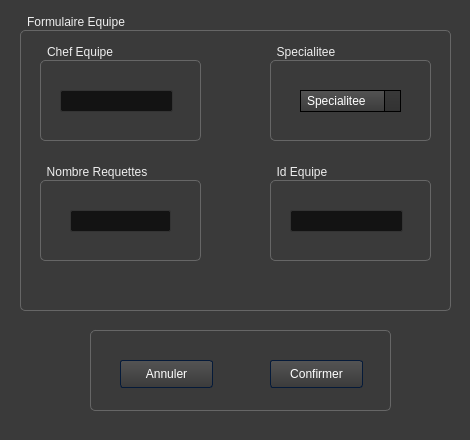
<?xml version="1.0" encoding="UTF-8"?>
<ui version="4.0">
 <class>WidMod2</class>
 <widget class="QDialog" name="WidMod2">
  <property name="geometry">
   <rect>
    <x>0</x>
    <y>0</y>
    <width>470</width>
    <height>440</height>
   </rect>
  </property>
  <property name="windowTitle">
   <string>Dialog</string>
  </property>
  <property name="styleSheet">
   <string notr="true">/*-----QWidget-----*/
QWidget
{
        background-color: #3a3a3a;
        color: #fff;
        selection-background-color: #b78620;
        selection-color: #000;

}


/*-----QLabel-----*/
QLabel
{
        background-color: transparent;
        color: #fff;

}


/*-----QMenuBar-----*/
QMenuBar
{
        background-color: qlineargradient(spread:repeat, x1:1, y1:0, x2:1, y2:1, stop:0 rgba(57, 57, 57, 255),stop:1 rgba(50, 50, 50, 255));
        border: 1px solid #000;
        color: #fff;

}


QMenuBar::item
{
        background-color: transparent;

}


QMenuBar::item:selected
{
        background-color: rgba(183, 134, 32, 20%);
        border: 1px solid #b78620;
        color: #fff;

}


QMenuBar::item:pressed
{
        background-color: rgb(183, 134, 32);
        border: 1px solid #b78620;
        color: #fff;

}


/*-----QMenu-----*/
QMenu
{
    background-color: qlineargradient(spread:repeat, x1:1, y1:0, x2:1, y2:1, stop:0 rgba(57, 57, 57, 255),stop:1 rgba(50, 50, 50, 255));
    border: 1px solid #222;
    padding: 4px;
        color: #fff;

}


QMenu::item
{
    background-color: transparent;
    padding: 2px 20px 2px 20px;

}


QMenu::separator
{
        background-color: rgb(183, 134, 32);
        height: 1px;

}


QMenu::item:disabled
{
    color: #555;
    background-color: transparent;
    padding: 2px 20px 2px 20px;

}


QMenu::item:selected
{
        background-color: rgba(183, 134, 32, 20%);
        border: 1px solid #b78620;
        color: #fff;

}


/*-----QToolBar-----*/
QToolBar
{
        background-color: qlineargradient(spread:repeat, x1:1, y1:0, x2:1, y2:1, stop:0 rgba(69, 69, 69, 255),stop:1 rgba(58, 58, 58, 255));
        border-top: none;
        border-bottom: 1px solid #4f4f4f;
        border-left: 1px solid #4f4f4f;
        border-right: 1px solid #4f4f4f;

}


QToolBar::separator
{
        background-color: #2e2e2e;
        width: 1px;

}


/*-----QToolButton-----*/
QToolButton
{
        background-color: transparent;
        color: #fff;
        padding: 5px;
        padding-left: 8px;
        padding-right: 8px;
        margin-left: 1px;
}


QToolButton:hover
{
        background-color: rgba(183, 134, 32, 20%);
        border: 1px solid #b78620;
        color: #fff;

}


QToolButton:pressed
{
        background-color: qlineargradient(spread:repeat, x1:1, y1:0, x2:1, y2:1, stop:0 rgba(57, 57, 57, 255),stop:1 rgba(50, 50, 50, 255));
        border: 1px solid #b78620;

}


QToolButton:checked
{
        background-color: qlineargradient(spread:repeat, x1:1, y1:0, x2:1, y2:1, stop:0 rgba(57, 57, 57, 255),stop:1 rgba(50, 50, 50, 255));
        border: 1px solid #222;
}


/*-----QPushButton-----*/
QPushButton
{
        background-color: qlineargradient(spread:repeat, x1:1, y1:0, x2:1, y2:1, stop:0 rgba(84, 84, 84, 255),stop:1 rgba(59, 59, 59, 255));
        color: #ffffff;
        min-width: 80px;
        border-style: solid;
        border-width: 1px;
        border-radius: 3px;
        border-color: #051a39;
        padding: 5px;

}


QPushButton::flat
{
        background-color: transparent;
        border: none;
        color: #fff;

}


QPushButton::disabled
{
        background-color: #404040;
        color: #656565;
        border-color: #051a39;

}


QPushButton::hover
{
        background-color: rgba(183, 134, 32, 20%);
        border: 1px solid #b78620;

}


QPushButton::pressed
{
        background-color: qlineargradient(spread:repeat, x1:1, y1:0, x2:1, y2:1, stop:0 rgba(74, 74, 74, 255),stop:1 rgba(49, 49, 49, 255));
        border: 1px solid #b78620;

}


QPushButton::checked
{
        background-color: qlineargradient(spread:repeat, x1:1, y1:0, x2:1, y2:1, stop:0 rgba(74, 74, 74, 255),stop:1 rgba(49, 49, 49, 255));
        border: 1px solid #222;

}


/*-----QLineEdit-----*/
QLineEdit
{
        background-color: #131313;
        color : #eee;
        border: 1px solid #343434;
        border-radius: 2px;
        padding: 3px;
        padding-left: 5px;

}


/*-----QPlainTExtEdit-----*/
QPlainTextEdit
{
        background-color: #131313;
        color : #eee;
        border: 1px solid #343434;
        border-radius: 2px;
        padding: 3px;
        padding-left: 5px;

}


/*-----QTabBar-----*/
QTabBar::tab
{
        background-color: qlineargradient(spread:repeat, x1:1, y1:0, x2:1, y2:1, stop:0 rgba(84, 84, 84, 255),stop:1 rgba(59, 59, 59, 255));
        color: #ffffff;
        border-style: solid;
        border-width: 1px;
        border-color: #666;
        border-bottom: none;
        padding: 5px;
        padding-left: 15px;
        padding-right: 15px;

}


QTabWidget::pane
{
        background-color: red;
        border: 1px solid #666;
        top: 1px;

}


QTabBar::tab:last
{
        margin-right: 0;

}


QTabBar::tab:first:!selected
{
        background-color: #0c0c0d;
        margin-left: 0px;

}


QTabBar::tab:!selected
{
        color: #b1b1b1;
        border-bottom-style: solid;
        background-color: #0c0c0d;

}


QTabBar::tab:selected
{
        margin-bottom: 0px;

}


QTabBar::tab:!selected:hover
{
        border-top-color: #b78620;

}


/*-----QComboBox-----*/
QComboBox
{
    background-color: qlineargradient(spread:repeat, x1:1, y1:0, x2:1, y2:1, stop:0 rgba(84, 84, 84, 255),stop:1 rgba(59, 59, 59, 255));
    border: 1px solid #000;
    padding-left: 6px;
    color: #ffffff;
    height: 20px;

}


QComboBox::disabled
{
        background-color: #404040;
        color: #656565;
        border-color: #051a39;

}


QComboBox:on
{
    background-color: #b78620;
        color: #000;

}


QComboBox QAbstractItemView
{
    background-color: #383838;
    color: #ffffff;
    border: 1px solid black;
    selection-background-color: #b78620;
    outline: 0;

}


QComboBox::drop-down
{
        background-color: qlineargradient(spread:repeat, x1:1, y1:0, x2:1, y2:1, stop:0 rgba(57, 57, 57, 255),stop:1 rgba(50, 50, 50, 255));
    subcontrol-origin: padding;
    subcontrol-position: top right;
    width: 15px;
    border-left-width: 1px;
    border-left-color: black;
    border-left-style: solid;

}


QComboBox::down-arrow
{
    image: url(://arrow-down.png);
    width: 8px;
    height: 8px;
}


/*-----QSpinBox &amp; QDateTimeEdit-----*/
QSpinBox,
QDateTimeEdit
{
    background-color: #131313;
        color : #eee;
        border: 1px solid #343434;
        padding: 3px;
        padding-left: 5px;
    border-radius : 2px;

}


QSpinBox::up-button,
QDateTimeEdit::up-button
{
        border-top-right-radius:2px;
        background-color: #777777;
    width: 16px;
    border-width: 1px;

}


QSpinBox::up-button:hover,
QDateTimeEdit::up-button:hover
{
        background-color: #585858;

}


QSpinBox::up-button:pressed,
QDateTimeEdit::up-button:pressed
{
        background-color: #252525;
    width: 16px;
    border-width: 1px;

}


QSpinBox::up-arrow,
QDateTimeEdit::up-arrow
{
    image: url(://arrow-up.png);
    width: 7px;
    height: 7px;

}


QSpinBox::down-button,
QDateTimeEdit::down-button
{
        border-bottom-right-radius:2px;
        background-color: #777777;
    width: 16px;
    border-width: 1px;

}


QSpinBox::down-button:hover,
QDateTimeEdit::down-button:hover
{
        background-color: #585858;

}


QSpinBox::down-button:pressed,
QDateTimeEdit::down-button:pressed
{
        background-color: #252525;
    width: 16px;
    border-width: 1px;

}


QSpinBox::down-arrow,
QDateTimeEdit::down-arrow
{
    image: url(://arrow-down.png);
    width: 7px;
    height: 7px;

}


/*-----QGroupBox-----*/
QGroupBox
{
    border: 1px solid;
    border-color: #666666;
        border-radius: 5px;
    margin-top: 20px;

}


QGroupBox::title
{
    background-color: transparent;
    color: #eee;
    subcontrol-origin: margin;
    padding: 5px;
        border-top-left-radius: 3px;
        border-top-right-radius: 3px;

}


/*-----QHeaderView-----*/
QHeaderView::section
{
    background-color: qlineargradient(spread:repeat, x1:1, y1:0, x2:1, y2:1, stop:0 rgba(60, 60, 60, 255),stop:1 rgba(50, 50, 50, 255));
        border: 1px solid #000;
    color: #fff;
    text-align: left;
        padding: 4px;

}


QHeaderView::section:disabled
{
    background-color: #525251;
    color: #656565;

}


QHeaderView::section:checked
{
    background-color: qlineargradient(spread:repeat, x1:1, y1:0, x2:1, y2:1, stop:0 rgba(60, 60, 60, 255),stop:1 rgba(50, 50, 50, 255));
    color: #fff;

}


QHeaderView::section::vertical::first,
QHeaderView::section::vertical::only-one
{
    border-top: 1px solid #353635;

}


QHeaderView::section::vertical
{
    border-top: 1px solid #353635;

}


QHeaderView::section::horizontal::first,
QHeaderView::section::horizontal::only-one
{
    border-left: 1px solid #353635;

}


QHeaderView::section::horizontal
{
    border-left: 1px solid #353635;

}


QTableCornerButton::section
{
    background-color: qlineargradient(spread:repeat, x1:1, y1:0, x2:1, y2:1, stop:0 rgba(60, 60, 60, 255),stop:1 rgba(50, 50, 50, 255));
        border: 1px solid #000;
    color: #fff;

}


/*-----QTreeWidget-----*/
QTreeView
{
        show-decoration-selected: 1;
        alternate-background-color: #3a3a3a;
        selection-color: #fff;
        background-color: #2d2d2d;
        border: 1px solid gray;
        padding-top : 5px;
        color: #fff;
        font: 8pt;

}


QTreeView::item:selected
{
        color:#fff;
        background-color: #b78620;
        border-radius: 0px;

}


QTreeView::item:!selected:hover
{
    background-color: #262626;
    border: none;
    color: white;

}


QTreeView::branch:has-children:!has-siblings:closed,
QTreeView::branch:closed:has-children:has-siblings
{
        image: url(://tree-closed.png);

}


QTreeView::branch:open:has-children:!has-siblings,
QTreeView::branch:open:has-children:has-siblings
{
        image: url(://tree-open.png);

}


/*-----QListView-----*/
QListView
{
        background-color: qlineargradient(spread:repeat, x1:1, y1:0, x2:1, y2:1, stop:0 rgba(83, 83, 83, 255),stop:0.293269 rgba(81, 81, 81, 255),stop:0.634615 rgba(79, 79, 79, 255),stop:1 rgba(83, 83, 83, 255));
    border : none;
    color: white;
    show-decoration-selected: 1;
    outline: 0;
        border: 1px solid gray;

}


QListView::disabled
{
        background-color: #656565;
        color: #1b1b1b;
    border: 1px solid #656565;

}


QListView::item
{
        background-color: #2d2d2d;
    padding: 1px;

}


QListView::item:alternate
{
    background-color: #3a3a3a;

}


QListView::item:selected
{
        background-color: #b78620;
        border: 1px solid #b78620;
        color: #fff;

}


QListView::item:selected:!active
{
        background-color: #b78620;
        border: 1px solid #b78620;
        color: #fff;

}


QListView::item:selected:active
{
        background-color: #b78620;
        border: 1px solid #b78620;
        color: #fff;

}


QListView::item:hover {
    background-color: #262626;
    border: none;
    color: white;

}


/*-----QCheckBox-----*/
QCheckBox
{
        background-color: transparent;
    color: lightgray;
        border: none;

}


QCheckBox::indicator
{
    background-color: #323232;
    border: 1px solid darkgray;
    width: 12px;
    height: 12px;

}


QCheckBox::indicator:checked
{
    image:url(&quot;./ressources/check.png&quot;);
        background-color: #b78620;
    border: 1px solid #3a546e;

}


QCheckBox::indicator:unchecked:hover
{
        border: 1px solid #b78620;

}


QCheckBox::disabled
{
        color: #656565;

}


QCheckBox::indicator:disabled
{
        background-color: #656565;
        color: #656565;
    border: 1px solid #656565;

}

/*-----QSlider-----*/
QSlider::groove:horizontal
{
        background-color: transparent;
        height: 3px;

}


QSlider::sub-page:horizontal
{
        background-color: #b78620;

}


QSlider::add-page:horizontal
{
        background-color: #131313;

}


QSlider::handle:horizontal
{
        background-color: #b78620;
        width: 14px;
        margin-top: -6px;
        margin-bottom: -6px;
        border-radius: 6px;

}


QSlider::handle:horizontal:hover
{
        background-color: #d89e25;
        border-radius: 6px;

}


QSlider::sub-page:horizontal:disabled
{
        background-color: #bbb;
        border-color: #999;

}


QSlider::add-page:horizontal:disabled
{
        background-color: #eee;
        border-color: #999;

}


QSlider::handle:horizontal:disabled
{
        background-color: #eee;
        border: 1px solid #aaa;
        border-radius: 3px;

}


/*-----QScrollBar-----*/
QScrollBar:horizontal
{
    border: 1px solid #222222;
    background-color: #3d3d3d;
    height: 15px;
    margin: 0px 16px 0 16px;

}


QScrollBar::handle:horizontal
{
        background-color: qlineargradient(spread:repeat, x1:1, y1:0, x2:1, y2:1, stop:0 rgba(97, 97, 97, 255),stop:1 rgba(90, 90, 90, 255));
        border: 1px solid #2d2d2d;
    min-height: 20px;

}


QScrollBar::add-line:horizontal
{
        background-color: qlineargradient(spread:repeat, x1:1, y1:0, x2:1, y2:1, stop:0 rgba(97, 97, 97, 255),stop:1 rgba(90, 90, 90, 255));
        border: 1px solid #2d2d2d;
    width: 15px;
    subcontrol-position: right;
    subcontrol-origin: margin;

}


QScrollBar::sub-line:horizontal
{
        background-color: qlineargradient(spread:repeat, x1:1, y1:0, x2:1, y2:1, stop:0 rgba(97, 97, 97, 255),stop:1 rgba(90, 90, 90, 255));
        border: 1px solid #2d2d2d;
    width: 15px;
    subcontrol-position: left;
    subcontrol-origin: margin;

}


QScrollBar::right-arrow:horizontal
{
    image: url(://arrow-right.png);
    width: 6px;
    height: 6px;

}


QScrollBar::left-arrow:horizontal
{
    image: url(://arrow-left.png);
    width: 6px;
    height: 6px;

}


QScrollBar::add-page:horizontal, QScrollBar::sub-page:horizontal
{
    background: none;

}


QScrollBar:vertical
{
    background-color: #3d3d3d;
    width: 16px;
        border: 1px solid #2d2d2d;
    margin: 16px 0px 16px 0px;

}


QScrollBar::handle:vertical
{
    background-color: qlineargradient(spread:repeat, x1:1, y1:0, x2:1, y2:1, stop:0 rgba(97, 97, 97, 255),stop:1 rgba(90, 90, 90, 255));
        border: 1px solid #2d2d2d;
    min-height: 20px;

}


QScrollBar::add-line:vertical
{
        background-color: qlineargradient(spread:repeat, x1:1, y1:0, x2:1, y2:1, stop:0 rgba(97, 97, 97, 255),stop:1 rgba(90, 90, 90, 255));
        border: 1px solid #2d2d2d;
    height: 15px;
    subcontrol-position: bottom;
    subcontrol-origin: margin;

}


QScrollBar::sub-line:vertical
{
        background-color: qlineargradient(spread:repeat, x1:1, y1:0, x2:1, y2:1, stop:0 rgba(97, 97, 97, 255),stop:1 rgba(90, 90, 90, 255));
        border: 1px solid #2d2d2d;
    height: 15px;
    subcontrol-position: top;
    subcontrol-origin: margin;

}


QScrollBar::up-arrow:vertical
{
    image: url(://arrow-up.png);
    width: 6px;
    height: 6px;

}


QScrollBar::down-arrow:vertical
{
    image: url(://arrow-down.png);
    width: 6px;
    height: 6px;

}


QScrollBar::add-page:vertical, QScrollBar::sub-page:vertical
{
    background: none;

}</string>
  </property>
  <widget class="QGroupBox" name="groupBox">
   <property name="geometry">
    <rect>
     <x>20</x>
     <y>10</y>
     <width>431</width>
     <height>301</height>
    </rect>
   </property>
   <property name="title">
    <string>Formulaire Equipe</string>
   </property>
   <widget class="QGroupBox" name="groupBox_6">
    <property name="geometry">
     <rect>
      <x>250</x>
      <y>30</y>
      <width>161</width>
      <height>101</height>
     </rect>
    </property>
    <property name="title">
     <string>Specialitee</string>
    </property>
    <widget class="QComboBox" name="ModSpecEq">
     <property name="geometry">
      <rect>
       <x>30</x>
       <y>50</y>
       <width>101</width>
       <height>22</height>
      </rect>
     </property>
     <item>
      <property name="text">
       <string>Specialitee</string>
      </property>
     </item>
     <item>
      <property name="text">
       <string>Informatique</string>
      </property>
     </item>
     <item>
      <property name="text">
       <string>Biomedicale</string>
      </property>
     </item>
     <item>
      <property name="text">
       <string>Electricite</string>
      </property>
     </item>
     <item>
      <property name="text">
       <string>Installation</string>
      </property>
     </item>
    </widget>
   </widget>
   <widget class="QGroupBox" name="groupBox_4">
    <property name="geometry">
     <rect>
      <x>20</x>
      <y>30</y>
      <width>161</width>
      <height>101</height>
     </rect>
    </property>
    <property name="title">
     <string>Chef Equipe</string>
    </property>
    <widget class="QLineEdit" name="ModChefEq">
     <property name="geometry">
      <rect>
       <x>20</x>
       <y>50</y>
       <width>113</width>
       <height>22</height>
      </rect>
     </property>
    </widget>
   </widget>
   <widget class="QGroupBox" name="groupBox_5">
    <property name="geometry">
     <rect>
      <x>20</x>
      <y>150</y>
      <width>161</width>
      <height>101</height>
     </rect>
    </property>
    <property name="title">
     <string>Nombre Requettes</string>
    </property>
    <widget class="QLineEdit" name="ModEqNbRq">
     <property name="geometry">
      <rect>
       <x>30</x>
       <y>50</y>
       <width>101</width>
       <height>22</height>
      </rect>
     </property>
    </widget>
   </widget>
   <widget class="QGroupBox" name="groupBox_3">
    <property name="geometry">
     <rect>
      <x>250</x>
      <y>150</y>
      <width>161</width>
      <height>101</height>
     </rect>
    </property>
    <property name="title">
     <string>Id Equipe</string>
    </property>
    <widget class="QLineEdit" name="ModEqId">
     <property name="geometry">
      <rect>
       <x>20</x>
       <y>50</y>
       <width>113</width>
       <height>22</height>
      </rect>
     </property>
    </widget>
   </widget>
  </widget>
  <widget class="QGroupBox" name="groupBox_2">
   <property name="geometry">
    <rect>
     <x>90</x>
     <y>310</y>
     <width>301</width>
     <height>101</height>
    </rect>
   </property>
   <property name="title">
    <string/>
   </property>
   <widget class="QPushButton" name="ConfirmerModEq">
    <property name="geometry">
     <rect>
      <x>180</x>
      <y>50</y>
      <width>93</width>
      <height>28</height>
     </rect>
    </property>
    <property name="text">
     <string>Confirmer</string>
    </property>
   </widget>
   <widget class="QPushButton" name="AnnulerModEq">
    <property name="geometry">
     <rect>
      <x>30</x>
      <y>50</y>
      <width>93</width>
      <height>28</height>
     </rect>
    </property>
    <property name="text">
     <string>Annuler</string>
    </property>
   </widget>
  </widget>
 </widget>
 <resources/>
 <connections/>
</ui>
